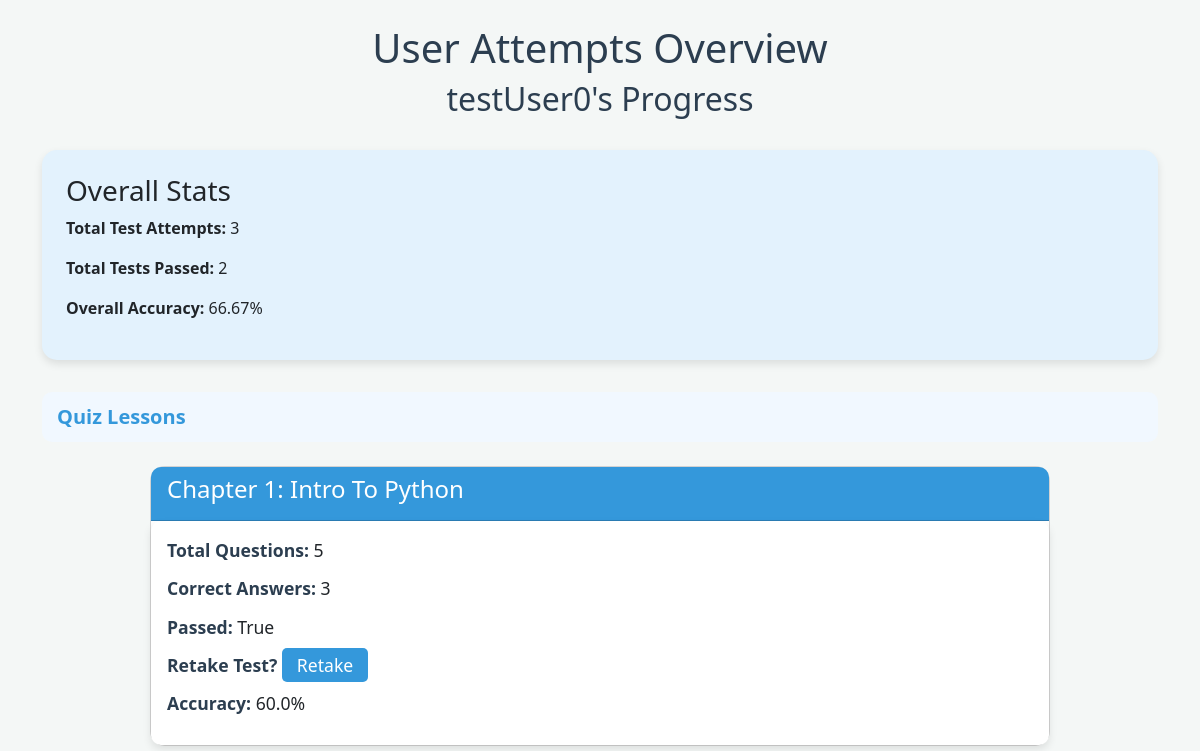
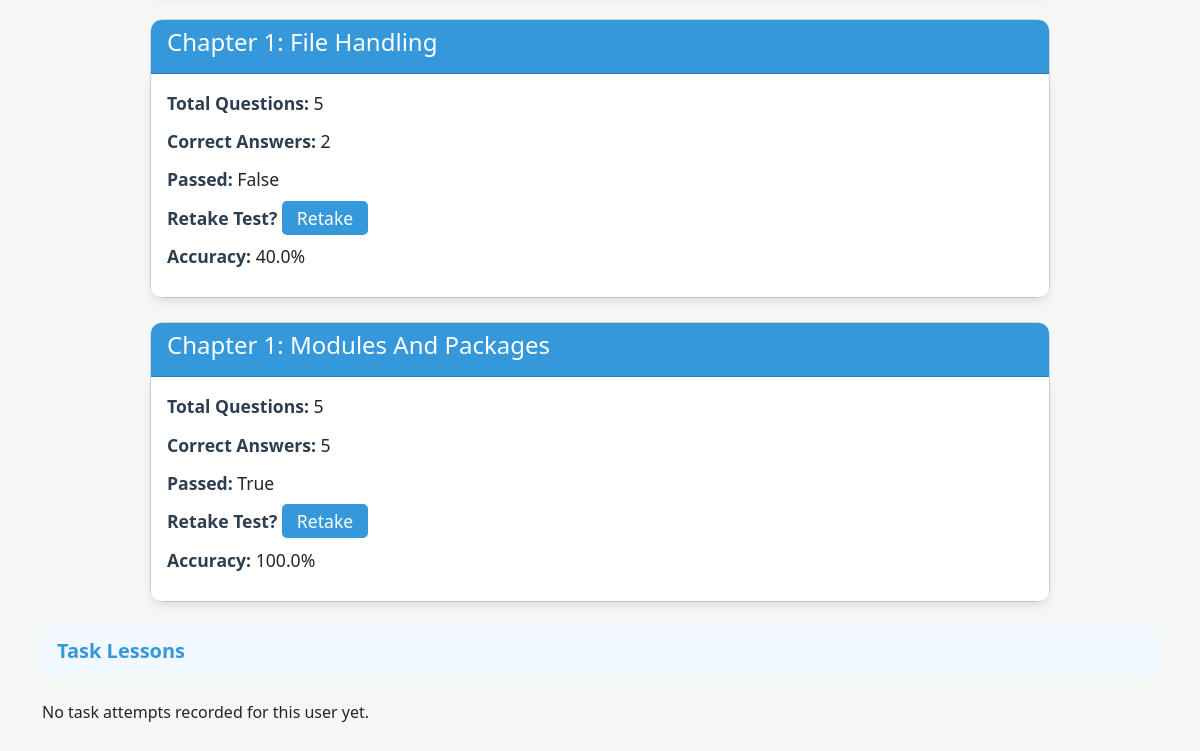
The page /users/view_user_attempts/3/ (signed in) on the database as committed earlier (2 pictures, top to bottom).
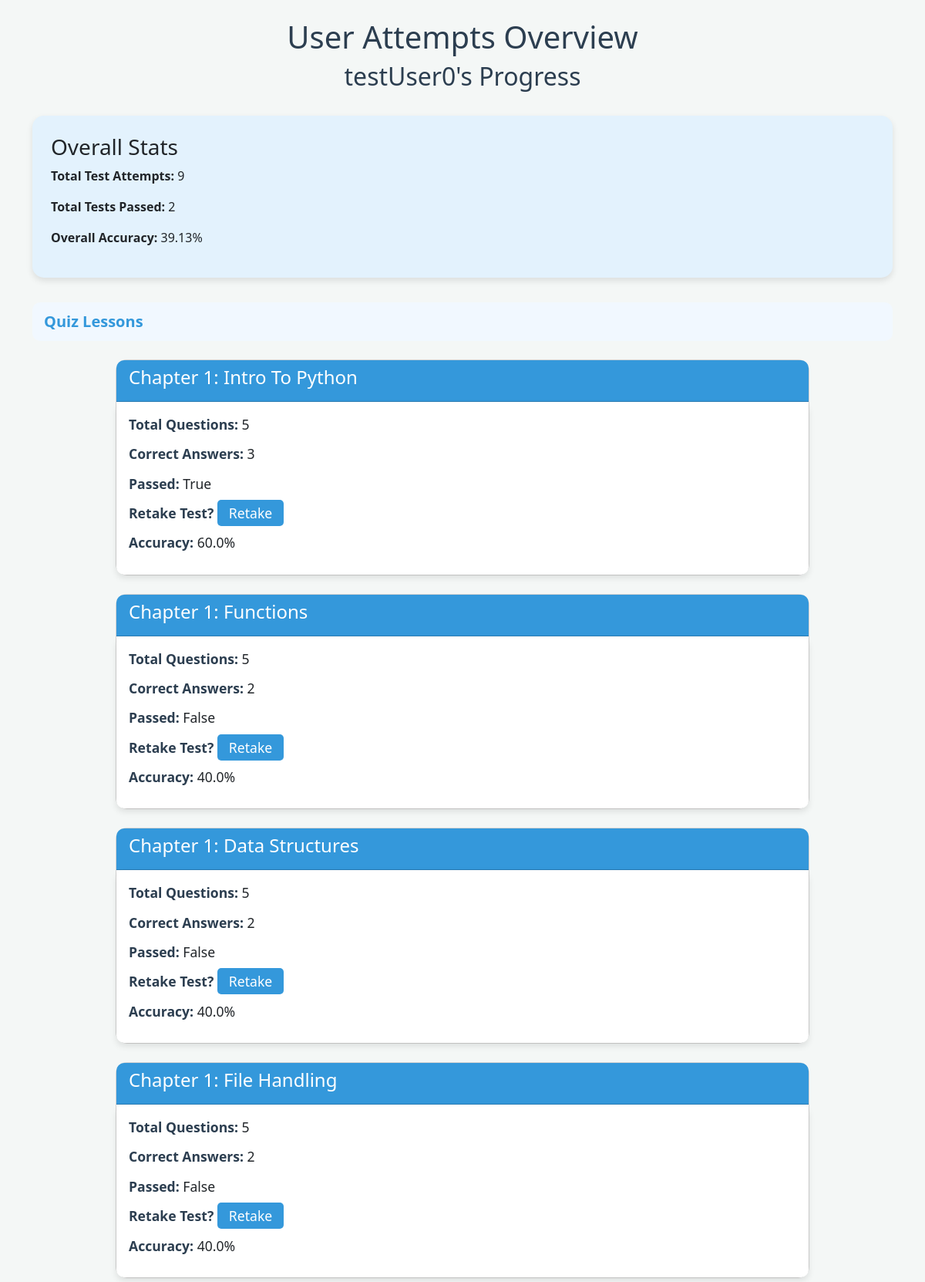
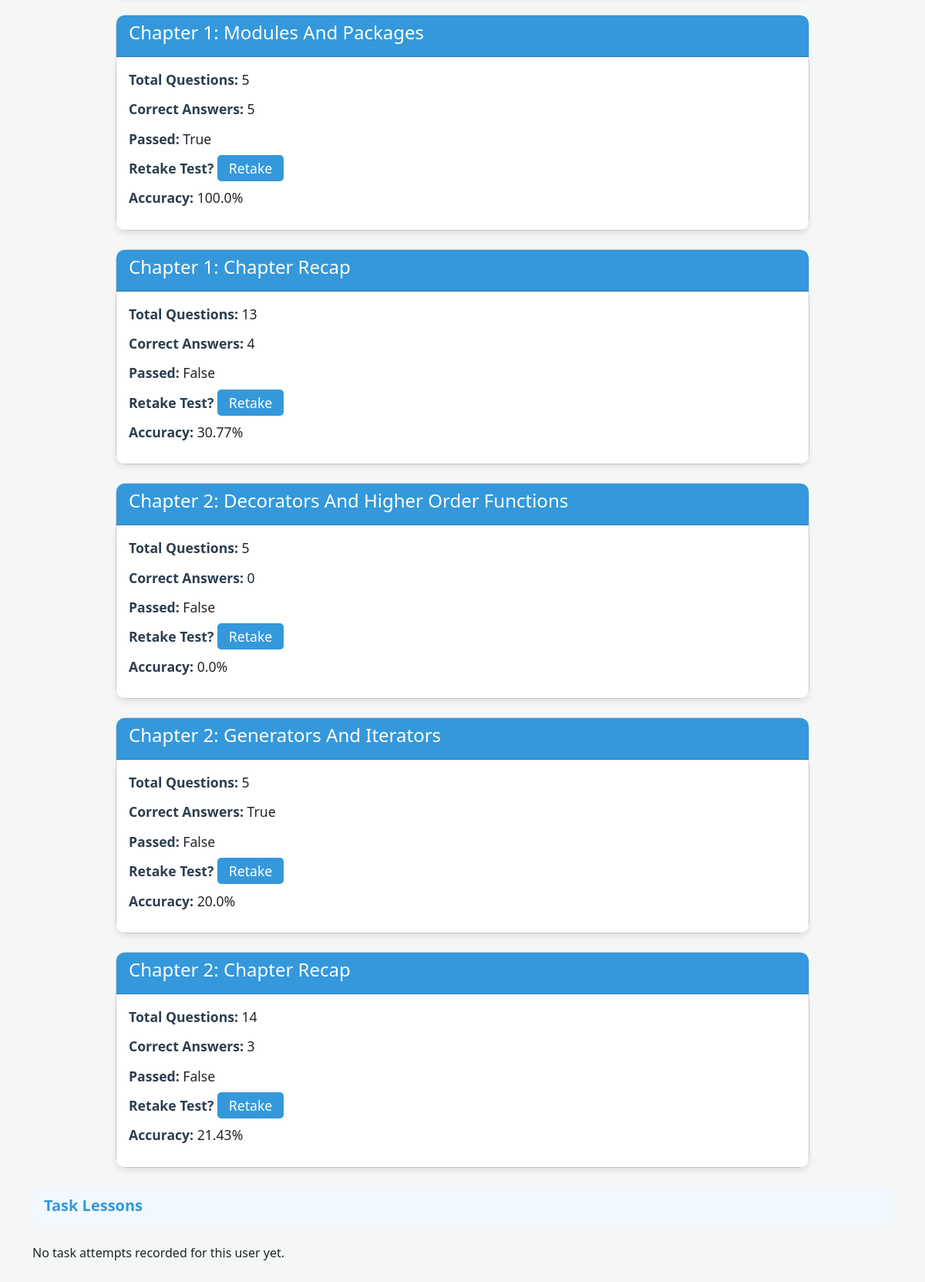
The same page on the database as committed later (2 pictures, top to bottom).
### users/models.py (models this page shows, shortened)
class UserProgress(models.Model):
    user = models.OneToOneField(User, on_delete=models.CASCADE)
    completed_lessons = models.ManyToManyField(Lesson, blank=True)  # completed lessons
    quiz_attempts = models.ManyToManyField(Quiz, through='QuizAttempt')  # quiz attempts
    completed_tasks = models.ManyToManyField(Task, blank=True)  # New field

### lessons/models.py (models this page shows, shortened)
class Lesson(models.Model):
    title = models.CharField(max_length=200)
    content = models.TextField()  # HTML or Markdown for lesson content
    order = models.IntegerField()  # Lesson order in the curriculum
    is_task_based = models.BooleanField(default=False)  # True for tasks, False for quizzes

### users/views.py (the view, shortened to what this page needs)
# urls.py: path('users/view_user_attempts/<int:user_id>/', user_views.view_user_attempts, name='view_user_attempts'),
@login_required
def view_user_attempts(request, user_id):
    user_progress = get_object_or_404(UserProgress, user_id=user_id)
    quiz_lessons = Lesson.objects.filter(
        quizzes__quizattempt__user_progress=user_progress,
        is_task_based=False
    ).annotate(
        total_attempts=Count('quizzes__quizattempt', distinct=True),
        total_quizzes=Count('quizzes', distinct=True)
    ).distinct()
    task_lessons = Lesson.objects.filter(
        tasks__taskattempt__user_progress=user_progress,
        is_task_based=True
    ).annotate(
        total_attempts=Count('tasks__taskattempt', distinct=True),
        total_tasks=Count('tasks', distinct=True)
    ).distinct()
    all_lessons = list(quiz_lessons) + list(task_lessons)
    for lesson in quiz_lessons:
        user_correct_answers = QuizAttempt.objects.filter(
            user_progress=user_progress,
            quiz__lesson=lesson
        ).aggregate(total_correct=Sum('passed'))['total_correct'] or 0
        total_quizzes = lesson.total_quizzes
        lesson.accuracy = (
            (user_correct_answers / total_quizzes) * 100
            if total_quizzes > 0
            else 0
        )
        lesson.accuracy = round(lesson.accuracy, 2)
        lesson.correct_answers = user_correct_answers
        lesson.passed = lesson.accuracy >= 50
        lesson.chapter_id = get_chapter_number_for_lesson(lesson.id)
    total_quizzes_attempted = QuizAttempt.objects.filter(user_progress=user_progress).count()
    total_correct_quizzes = QuizAttempt.objects.filter(user_progress=user_progress).aggregate(
        total_correct=Sum('passed')
    )['total_correct'] or 0
    total_tasks_attempted = TaskAttempt.objects.filter(user_progress=user_progress).count()
    total_passed_tasks = TaskAttempt.objects.filter(user_progress=user_progress, passed=True).count()
    total_lesson_attempts_count = len(quiz_lessons) + len(task_lessons)
    passed_quiz_lessons = [lesson for lesson in quiz_lessons if lesson.passed]
    passed_task_lessons = [lesson for lesson in task_lessons if lesson.passed]
    all_passed_lessons = passed_quiz_lessons + passed_task_lessons
    overall_accuracy = sum([lesson.accuracy for lesson in all_lessons]) / len(all_lessons)
    overall_accuracy = round(overall_accuracy, 2)
    context = {
        'user_progress': user_progress,
        'quiz_lessons': quiz_lessons,
        'task_lessons': task_lessons,
        'overall_accuracy': overall_accuracy,
        'total_attempts_count': total_lesson_attempts_count,
        'total_lessons_passed': len(all_passed_lessons)
    }
    return render(request, 'view_user_attempts.html', context)

### lessons/utils.py (called while the page is built)
def get_chapter_number_for_lesson(lesson_id):
    lesson = Lesson.objects.get(id=lesson_id)
    lessons = Lesson.objects.order_by('order')
    chapter_number = 1
    for idx, lesson_in_chapter in enumerate(lessons):
        if lesson_in_chapter.id == lesson.id:
            return (idx // chapter_size) + 1
    return None

### users/templates/view_user_attempts.html (shortened to what this page needs)
<!DOCTYPE html>
<html lang="en">
<head>
    <link rel="stylesheet" href="https://cdnjs.cloudflare.com/ajax/libs/bootstrap/5.3.0/css/bootstrap.min.css">
</head>
<body>
    <div class="container py-4">
        <div class="stat-header">
            <h1>User Attempts Overview</h1>
            <h2>{{ user_progress.user.username }}'s Progress</h2>
        </div>
        <div class="overall-stats">
            <h3>Overall Stats</h3>
            <p><strong>Total Test Attempts:</strong> {{ total_attempts_count }}</p>
            <p><strong>Total Tests Passed:</strong> {{ total_lessons_passed }}</p>
            <p><strong>Overall Accuracy:</strong> {{ overall_accuracy }}%</p>
        </div>
        <div class="section-header">Quiz Lessons</div>
        {% if quiz_lessons %}
            {% for lesson in quiz_lessons %}
                <div class="lesson-box">
                    <div class="card">
                        <div class="card-header">
                            <h4>Chapter {{ lesson.chapter_id }}: {{ lesson.title }}</h4>
                        </div>
                        <div class="card-body">
                            <p><strong>Total Questions:</strong> {{ lesson.total_quizzes }}</p>
                            <p><strong>Correct Answers:</strong> {{ lesson.correct_answers }}</p>
                            <p><strong>Passed:</strong> {{ lesson.passed }}</p>
                            <p><strong>Retake Test? </strong><a href="{% url 'lessons:take_lesson_test' lesson.id %}" class="retake-button">Retake</a></p>
                            <p><strong>Accuracy:</strong> {{ lesson.accuracy }}%</p>
                        </div>
                    </div>
                </div>
            {% endfor %}
        {% else %}
            <p>No quiz attempts recorded for this user yet.</p>
        {% endif %}
        <div class="section-header">Task Lessons</div>
        {% if task_lessons %}
            {% for lesson in task_lessons %}
                <div class="lesson-box">
                    <div class="card">
                        <div class="card-header">
                            <h4>Chapter {{ lesson.chapter_id }}: {{ lesson.title }}</h4>
                        </div>
                        <div class="card-body">
                            <p><strong>Total Tasks:</strong> {{ lesson.total_tasks }}</p>
                            <p><strong>Tasks Passed:</strong> {{ lesson.accuracy }}%</p>
                            <p><strong>Passed:</strong> {{ lesson.passed }}</p>
                            <p><strong>Retake Tasks? </strong><a href="{% url 'lessons:take_lesson_test' lesson.id %}" class="retake-button">Retake</a></p>
                            <p><strong>Accuracy:</strong> {{ lesson.accuracy }}%</p>
                        </div>
                    </div>
                </div>
            {% endfor %}
        {% else %}
            <p>No task attempts recorded for this user yet.</p>
        {% endif %}
    </div>
</body>
</html>

### users/templates/view_user_attempts.html (style rules this page uses)
body { background-color: #f4f7f6; }
.card { margin: 1rem auto; max-width: 900px; border-radius: 15px; }
.stat-header { text-align: center; margin-bottom: 2rem; color: #2c3e50; }
.lesson-box { margin-bottom: 1.5rem; }
.lesson-box .card-body { background: #ffffff; border-radius: 10px; box-shadow: 0 4px 8px rgba(0, 0, 0, 0.1); }
.lesson-box .card-header { background-color: #3498db; color: #ffffff; font-weight: bold; border-top-left-radius: 10px; border-top-right-radius: 10px; }
.overall-stats { padding: 1.5rem; background-color: #e3f2fd; border-radius: 15px; margin-bottom: 2rem; box-shadow: 0 4px 8px rgba(0, 0, 0, 0.1); }
.retake-button { background-color: #3498db; color: white; border-radius: 5px; padding: 5px 15px; text-decoration: none; }
.section-header { background-color: #f1f8ff; padding: 10px 15px; border-radius: 10px; margin-bottom: 1.5rem; font-size: 1.25rem; font-weight: bold; color: #3498db; }
.lesson-box .card-body p { font-size: 1.1rem; margin-bottom: 0.75rem; }
.lesson-box .card-body p strong { color: #2c3e50; }

Rows that differ between the two databases and show on the page:
now on this page (row unchanged): Lesson: chapter_id "1", title "Functions", total_quizzes "5", correct_answers "2", passed "False", accuracy "40.0"
now on this page (row unchanged): Lesson: chapter_id "1", title "Data Structures", total_quizzes "5", correct_answers "2", passed "False", accuracy "40.0"
now on this page (row unchanged): Lesson: chapter_id "1", title "Chapter Recap", total_quizzes "13", correct_answers "4", passed "False", accuracy "30.77"
now on this page (row unchanged): Lesson: chapter_id "2", title "Decorators And Higher Order Functions", total_quizzes "5", correct_answers "0", passed "False", accuracy "0.0"
added Lesson: chapter_id "2", title "Generators And Iterators", total_quizzes "5", correct_answers "True", passed "False", accuracy "20.0"
added Lesson: chapter_id "2", title "Chapter Recap", total_quizzes "14", correct_answers "3", passed "False", accuracy "21.43"
Other text that changed with them:
{{ total_attempts_count }}: "3" → "9"
{{ overall_accuracy }}: "66.67" → "39.13"
